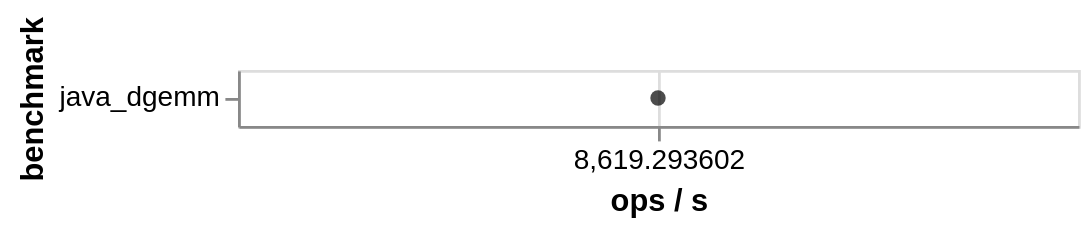

Here is the Vega-Lite specification saved for this chart:
### Vega-Lite specification from a JSON file in a GitHub repository (floating-point values rounded to 4 significant figures)
{"$schema": "https://vega.github.io/schema/vega-lite/v5.json", "data": {"values": [{"benchmark": "java_dgemm", "score": 8619.0, "params": null, "scoreInterval": [8399.0, 8839.0], "scoreUnit": "ops/s", "branch": "main", "date": "20240917", "commit": "6efb42c", "host": "gha"}]}, "layer": [{"mark": "errorbar", "encoding": {"x": {"field": "upper_confidence", "type": "quantitative", "scale": {"zero": false}, "title": "ops / s"}, "x2": {"field": "lower_confidence"}, "y": {"field": "benchmark", "type": "ordinal"}}}, {"mark": {"type": "point", "filled": true, "color": "black"}, "encoding": {"x": {"field": "score", "type": "quantitative"}, "y": {"field": "benchmark", "type": "ordinal"}}}]}
